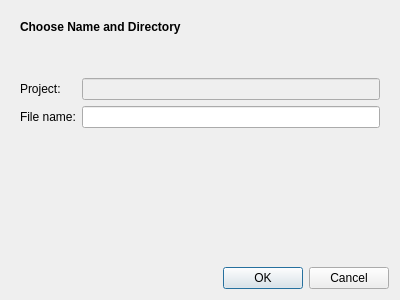
<?xml version="1.0" encoding="UTF-8"?>
<ui version="4.0">
 <class>NewXMLDialog</class>
 <widget class="QDialog" name="NewXMLDialog">
  <property name="geometry">
   <rect>
    <x>0</x>
    <y>0</y>
    <width>400</width>
    <height>300</height>
   </rect>
  </property>
  <property name="windowTitle">
   <string>New XML file</string>
  </property>
  <property name="modal">
   <bool>true</bool>
  </property>
  <layout class="QVBoxLayout" name="verticalLayout">
   <item>
    <widget class="QWidget" name="MainWidget" native="true">
     <property name="enabled">
      <bool>true</bool>
     </property>
     <layout class="QVBoxLayout" name="verticalLayout_5">
      <item>
       <widget class="QLabel" name="Headline">
        <property name="font">
         <font>
          <weight>75</weight>
          <bold>true</bold>
         </font>
        </property>
        <property name="text">
         <string>Choose Name and Directory</string>
        </property>
       </widget>
      </item>
      <item>
       <widget class="QWidget" name="ChangingInformationSection" native="true">
        <layout class="QHBoxLayout" name="horizontalLayout_2">
         <item>
          <widget class="QLabel" name="Icon">
           <property name="enabled">
            <bool>true</bool>
           </property>
           <property name="sizePolicy">
            <sizepolicy hsizetype="Fixed" vsizetype="Preferred">
             <horstretch>0</horstretch>
             <verstretch>0</verstretch>
            </sizepolicy>
           </property>
           <property name="pixmap">
            <pixmap resource="style.qrc">:/qss_icons/rc/ErrorIcon.png</pixmap>
           </property>
           <property name="scaledContents">
            <bool>true</bool>
           </property>
          </widget>
         </item>
         <item>
          <widget class="QLabel" name="Information">
           <property name="text">
            <string/>
           </property>
          </widget>
         </item>
        </layout>
       </widget>
      </item>
      <item>
       <layout class="QHBoxLayout" name="InputSection">
        <item>
         <layout class="QVBoxLayout" name="Labels">
          <item>
           <widget class="QLabel" name="SourceFolderLabel">
            <property name="sizePolicy">
             <sizepolicy hsizetype="Preferred" vsizetype="Preferred">
              <horstretch>0</horstretch>
              <verstretch>0</verstretch>
             </sizepolicy>
            </property>
            <property name="text">
             <string>Project:</string>
            </property>
           </widget>
          </item>
          <item>
           <widget class="QLabel" name="FileNameLabel">
            <property name="sizePolicy">
             <sizepolicy hsizetype="Preferred" vsizetype="Preferred">
              <horstretch>0</horstretch>
              <verstretch>0</verstretch>
             </sizepolicy>
            </property>
            <property name="text">
             <string>File name:</string>
            </property>
           </widget>
          </item>
         </layout>
        </item>
        <item>
         <layout class="QVBoxLayout" name="Entries">
          <item>
           <widget class="QLineEdit" name="ProjectEntry">
            <property name="enabled">
             <bool>false</bool>
            </property>
            <property name="sizePolicy">
             <sizepolicy hsizetype="Expanding" vsizetype="Fixed">
              <horstretch>0</horstretch>
              <verstretch>0</verstretch>
             </sizepolicy>
            </property>
           </widget>
          </item>
          <item>
           <widget class="QLineEdit" name="FileNameEntry">
            <property name="enabled">
             <bool>true</bool>
            </property>
            <property name="sizePolicy">
             <sizepolicy hsizetype="Expanding" vsizetype="Fixed">
              <horstretch>0</horstretch>
              <verstretch>0</verstretch>
             </sizepolicy>
            </property>
            <property name="text">
             <string/>
            </property>
           </widget>
          </item>
         </layout>
        </item>
       </layout>
      </item>
      <item>
       <spacer name="verticalSpacer">
        <property name="orientation">
         <enum>Qt::Vertical</enum>
        </property>
        <property name="sizeHint" stdset="0">
         <size>
          <width>20</width>
          <height>40</height>
         </size>
        </property>
       </spacer>
      </item>
     </layout>
    </widget>
   </item>
   <item>
    <widget class="QDialogButtonBox" name="buttonBox">
     <property name="orientation">
      <enum>Qt::Horizontal</enum>
     </property>
     <property name="standardButtons">
      <set>QDialogButtonBox::Cancel|QDialogButtonBox::Ok</set>
     </property>
    </widget>
   </item>
  </layout>
 </widget>
 <resources>
  <include location="style.qrc"/>
 </resources>
 <connections>
  <connection>
   <sender>buttonBox</sender>
   <signal>accepted()</signal>
   <receiver>NewXMLDialog</receiver>
   <slot>accept()</slot>
   <hints>
    <hint type="sourcelabel">
     <x>227</x>
     <y>279</y>
    </hint>
    <hint type="destinationlabel">
     <x>157</x>
     <y>274</y>
    </hint>
   </hints>
  </connection>
  <connection>
   <sender>buttonBox</sender>
   <signal>rejected()</signal>
   <receiver>NewXMLDialog</receiver>
   <slot>reject()</slot>
   <hints>
    <hint type="sourcelabel">
     <x>295</x>
     <y>285</y>
    </hint>
    <hint type="destinationlabel">
     <x>286</x>
     <y>274</y>
    </hint>
   </hints>
  </connection>
 </connections>
</ui>
